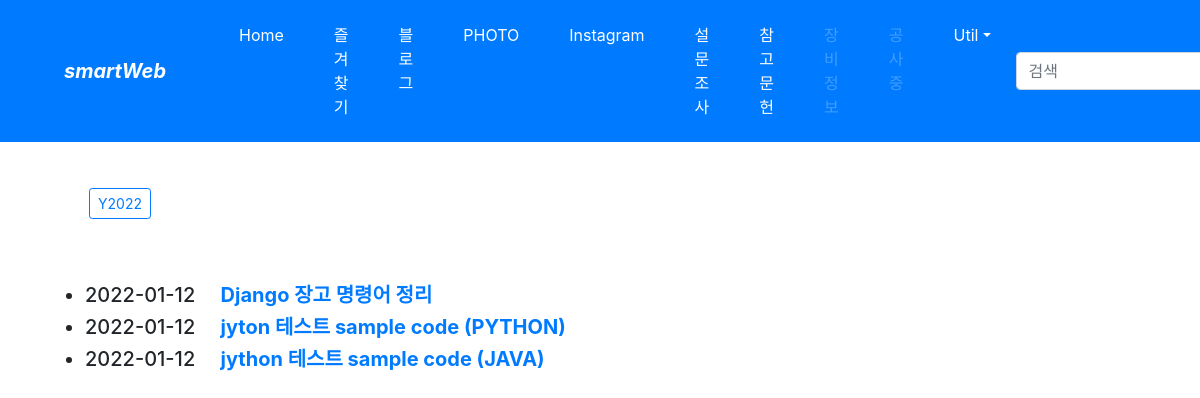
Screenshot of /blog/archive/ with the database file from the repository.
### blog/models.py (models this page shows, shortened)
class Post(models.Model):
    title = models.CharField(verbose_name='TITLE', max_length=50)
    slug = models.SlugField('SLUG', unique=True, allow_unicode=True, help_text='one word for title alias.')
    description = models.CharField('DESCRIPTION', max_length=100, blank=True, help_text='simple description text.')
    content = models.TextField('CONTENT')
    create_dt = models.DateTimeField('CREATE DATE', auto_now_add=True)
    modify_dt = models.DateTimeField('MODIFY DATE', auto_now=True)
    class Meta:
        verbose_name = 'post'
        verbose_name_plural = 'posts'
        db_table = 'blog_posts'
        ordering = ('-modify_dt',)
    def get_absolute_url(self):
        return reverse('blog:post_detail', args=(self.slug,))

### blog/views.py (the view)
# urls.py: path('archive/', views.PostAV.as_view(), name='post_archive'),
class PostAV(ArchiveIndexView):
    template_name = "blog/post_archive.html"
    model = Post
    date_field = 'modify_dt'

### blog/templates/blog/post_archive.html
{% extends "base_blog.html" %}
{% block content %}
    <p>
        <h3>Post Archives until {% now "Y-m-d" %}</h3>
        <br>
    </p>
    <p>
        <ul>
            {% for date in date_list %}
                <a href="{% url 'blog:post_year_archive' date|date:'Y' %}" class="btn btn-outline-primary btn-sm mx-1">Y{{ date|date:"Y" }}</a>
            {% endfor %}
        </ul>
    </p>
    <br><br>
    <div>
        <ul>
            {% for post in object_list %}
                <li class="h5">
                    {{ post.modify_dt|date:"Y-m-d" }}&emsp;
                    <a href="{{ post.get_absolute_url }}"><strong>{{ post.title }}</strong></a>
                </li>
            {% endfor %}
        </ul>
    </div>
    <br><br>
{% endblock content %}

### rows the page displays
Post: modify_dt "2022-01-12", title "Django 장고 명령어 정리"
Post: modify_dt "2022-01-12", title "jyton 테스트 sample code (PYTHON)"
Post: modify_dt "2022-01-12", title "jython 테스트 sample code (JAVA)"

### other values shown
{{ date|date:"Y" }} "2022"
